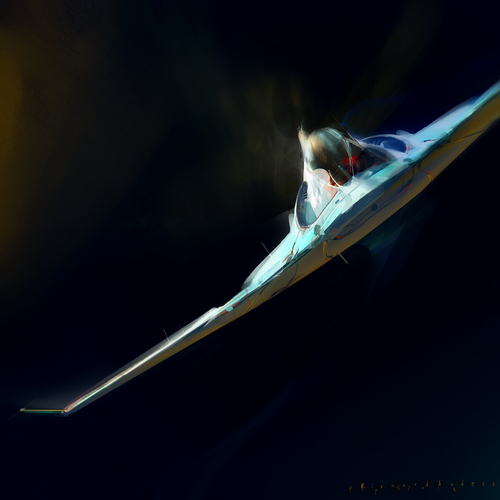
#> input picture space.jpg, 500 x 500 px
$ python 05_arithmetic_operations.py
#> lines starting #> are read from the running program, lines starting #| are printed output that depends on the picture
# src: https://docs.opencv.org/3.4/d0/d86/tutorial_py_image_arithmetics.html
# add 2 images:
#   using opencv function: cv.add() #saturated operation
#   using numpy operation: res = img1 + img2 #modulo operation

import numpy as np
import cv2 as cv

space = cv.imread('space.jpg')
#> space is the input picture: shape (500, 500, 3); mean B, G, R 23.6, 16, 12.8
cat = cv.imread('cat.jpg')
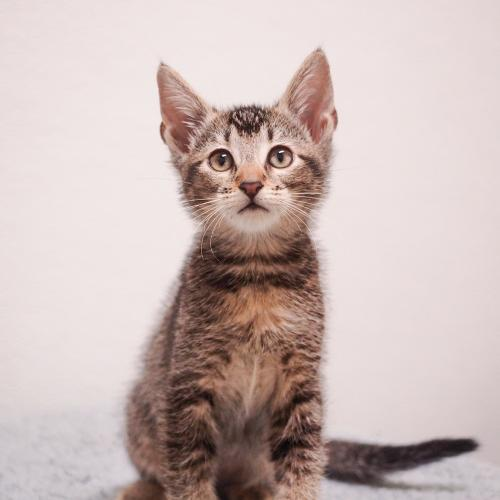
#> input picture cat.jpg, 500 x 500 px
#> cat is the input picture: shape (500, 500, 3); mean B, G, R 181.5, 184.4, 201.6

# g(x)=(1−α)f0(x)+αf1(x)
# dst=α⋅img1+β⋅img2+γ
dst = cv.addWeighted(space, 0.5, cat, 0.5, 0) #(img1, α, img2, β, γ)
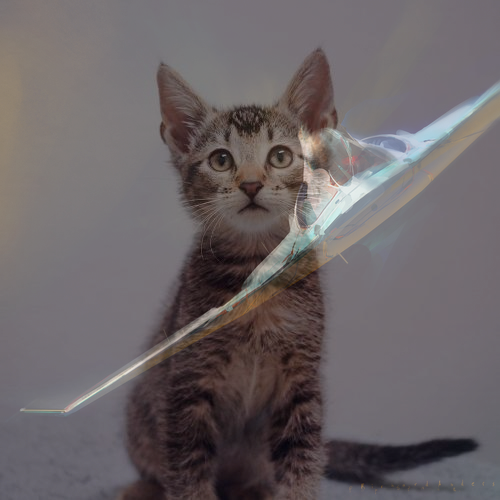
#> dst: shape (500, 500, 3); mean B, G, R 102.6, 100.2, 107.2

cv.imshow('dst', dst)
cv.waitKey(0)
cv.destroyAllWindows()
